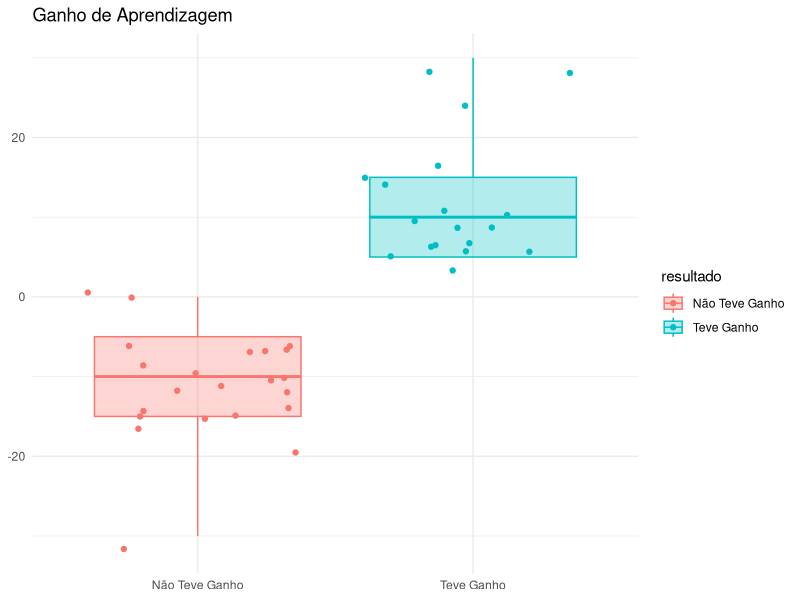

R code for this plot:
library(tidyverse)
library(readxl)


#carregando a base de dados
dados <- read_xlsx("1.ganho_naoganho/ganho_naoganho.xlsx")


#plotando o gráfico de estilo de aprendizagem
dados %>% ggplot(aes(resultado, houve_ganho, fill=resultado, color=resultado)) + 
  geom_boxplot(alpha=0.3) + geom_jitter() +
  labs(x=NULL, y=NULL, title='Ganho de Aprendizagem')+
  theme_minimal()

